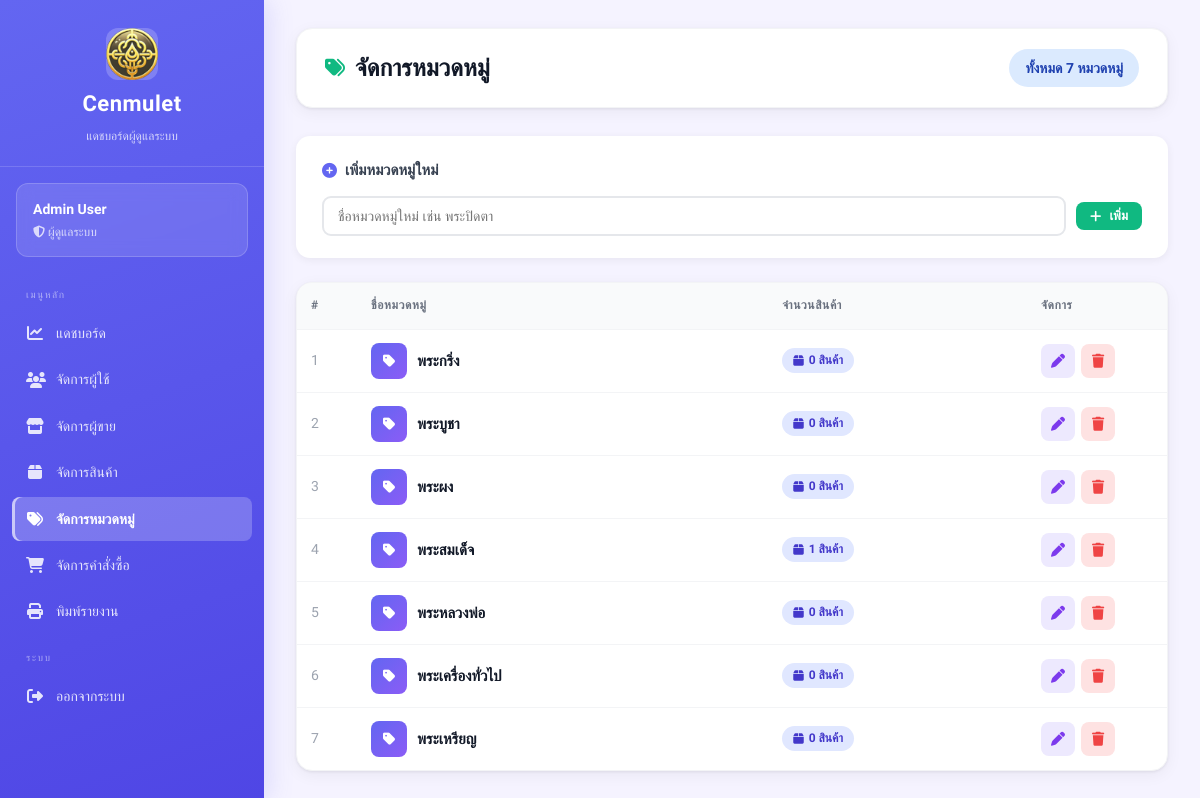
The page /views/admin/categories.php (signed in) on the database as committed earlier.
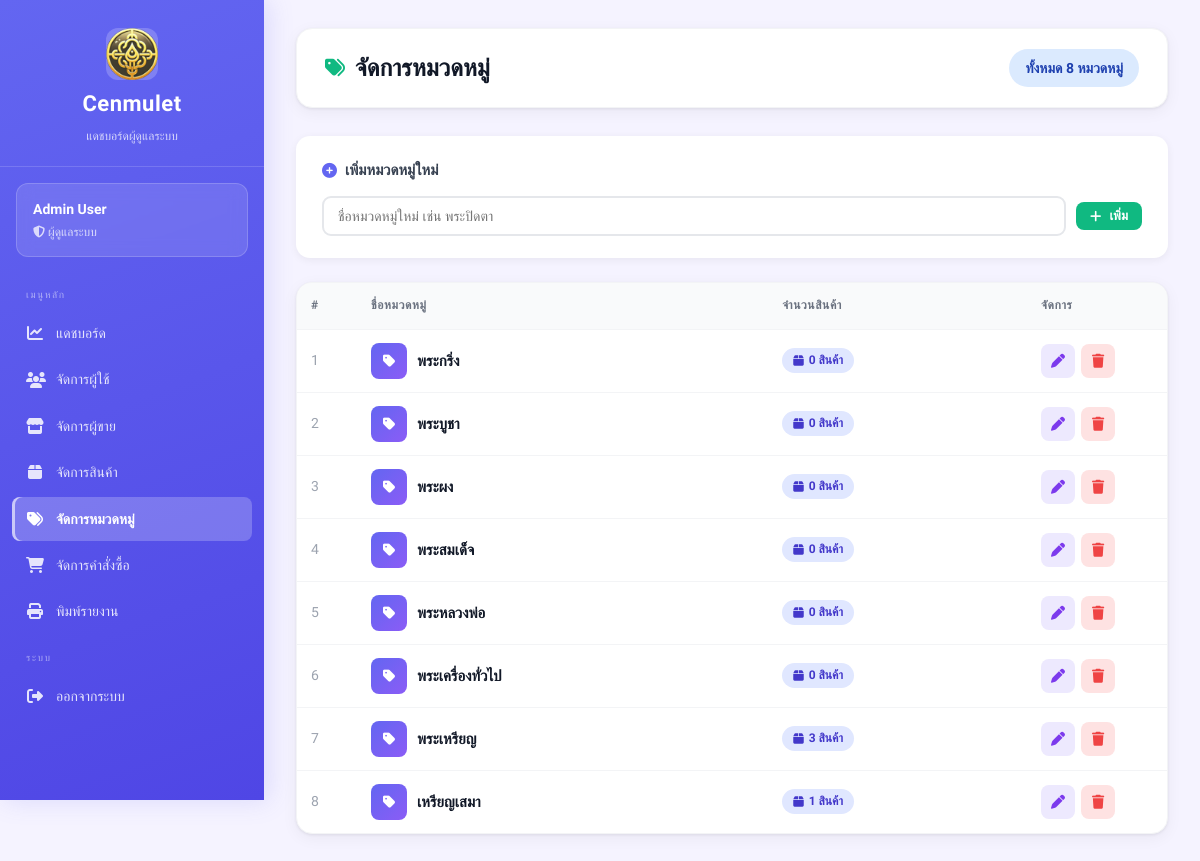
The same page on the database as committed later.
### tables this page shows
CREATE TABLE categories (
    id INTEGER PRIMARY KEY AUTOINCREMENT,
    category_name TEXT
);

### views/admin/categories.php (the view, shortened to what this page needs)
<?php
require_once __DIR__ . "/../../config/db.php";
$categories = $db->query("
    SELECT c.*,
           COUNT(a.id) as product_count
    FROM categories c
    LEFT JOIN amulets a ON c.id = a.categoryId
    GROUP BY c.id
    ORDER BY c.category_name ASC
")->fetchAll(PDO::FETCH_ASSOC);
$total = count($categories);
?>
<!DOCTYPE html>
<html lang="th">
<head>
    <link rel="stylesheet" href="/public/css/dashboard.css">
    <link rel="stylesheet" href="https://cdnjs.cloudflare.com/ajax/libs/font-awesome/6.5.1/css/all.min.css">
</head>
<body class="admin">
<div class="dashboard-container">
<?php include __DIR__ . '/_sidebar.php'; ?>
<main class="main-content">
    <div class="top-bar">
        <h1><i class="fa-solid fa-tags"></i> จัดการหมวดหมู่</h1>
        <span class="badge badge-info" style="font-size:14px;padding:8px 16px">
            ทั้งหมด <?php echo $total; ?> หมวดหมู่
        </span>
    </div>
    <div class="cat-form-card">
        <h3><i class="fa-solid fa-plus-circle"></i> เพิ่มหมวดหมู่ใหม่</h3>
        <form action="/admin/category_action.php" method="POST">
            <div class="cat-input-row">
                <input type="text" name="category_name" id="newCategoryName"
                       placeholder="ชื่อหมวดหมู่ใหม่ เช่น พระปิดตา" required maxlength="100"
                       autocomplete="off">
                <button type="submit" class="btn btn-primary btn-sm" style="white-space:nowrap">
                    <i class="fa-solid fa-plus"></i> เพิ่ม
                </button>
            </div>
        </form>
    </div>
    <div class="card">
        <div class="table-wrapper">
        <?php if (count($categories) > 0): ?>
        <table id="catTable">
            <thead>
                <tr>
                    <th style="width:60px">#</th>
                    <th>ชื่อหมวดหมู่</th>
                    <th>จำนวนสินค้า</th>
                    <th style="width:140px">จัดการ</th>
                </tr>
            </thead>
            <tbody>
            <?php foreach ($categories as $i => $c): ?>
            <tr id="row-<?php echo $c['id']; ?>">
                <td style="color:#9ca3af"><?php echo $i + 1; ?></td>
                <td>
                    <div id="view-<?php echo $c['id']; ?>"
                         style="display:flex;align-items:center;gap:10px">
                        <div style="width:36px;height:36px;border-radius:8px;background:linear-gradient(135deg,#6366f1,#8b5cf6);display:flex;align-items:center;justify-content:center;color:#fff;flex-shrink:0">
                            <i class="fa-solid fa-tag"></i>
                        </div>
                        <strong style="font-size:15px"><?php echo htmlspecialchars($c['category_name']); ?></strong>
                    </div>
                </td>
                <td>
                    <span class="cat-count-chip">
                        <i class="fa-solid fa-box"></i>
                        <?php echo number_format($c['product_count']); ?> สินค้า
                    </span>
                </td>
                <td>
                    <div id="viewBtns-<?php echo $c['id']; ?>" style="display:flex;gap:6px">
                        <button class="btn-icon edit-cat" title="แก้ไข"
                                onclick="startEdit(<?php echo $c['id']; ?>)">
                            <i class="fa-solid fa-pen"></i>
                        </button>
                        <form action="/admin/category_action.php" method="POST"
                              onsubmit="return confirmDelete(<?php echo $c['product_count']; ?>, '<?php echo htmlspecialchars(addslashes($c['category_name'])); ?>')">
                            <button type="submit" class="btn-icon delete-cat" title="ลบ">
                                <i class="fa-solid fa-trash"></i>
                            </button>
                        </form>
                    </div>
                </td>
            </tr>
            <?php endforeach; ?>
            </tbody>
        </table>
        <?php endif; ?>
        </div>
    </div>
</main>
</div>
</body>
</html>

Rows that differ between the two databases and show on the page:
computed for categories "พระสมเด็จ": product_count "1" → "0"
computed for categories "พระเหรียญ": product_count "0" → "3"
added categories: category_name "เหรียญเสมา", product_count "1"
Other text that changed with them:
$total: "7" → "8"
